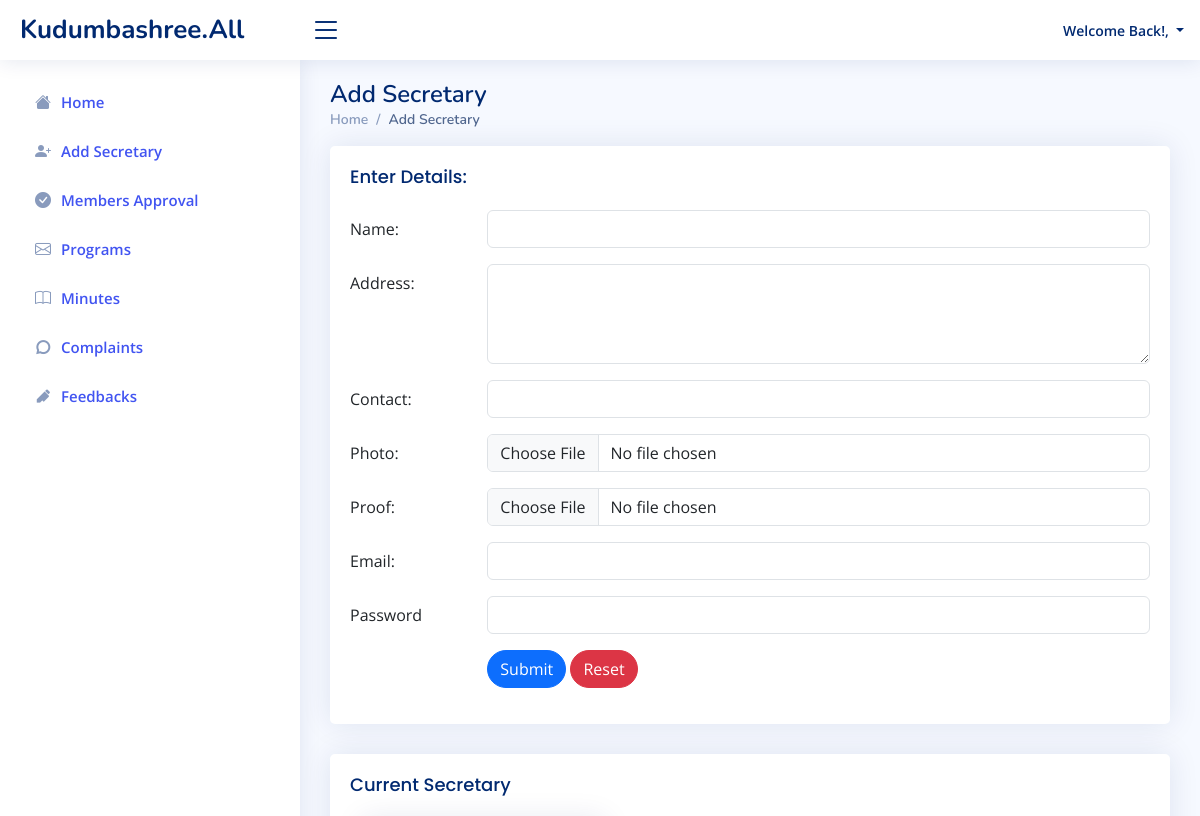
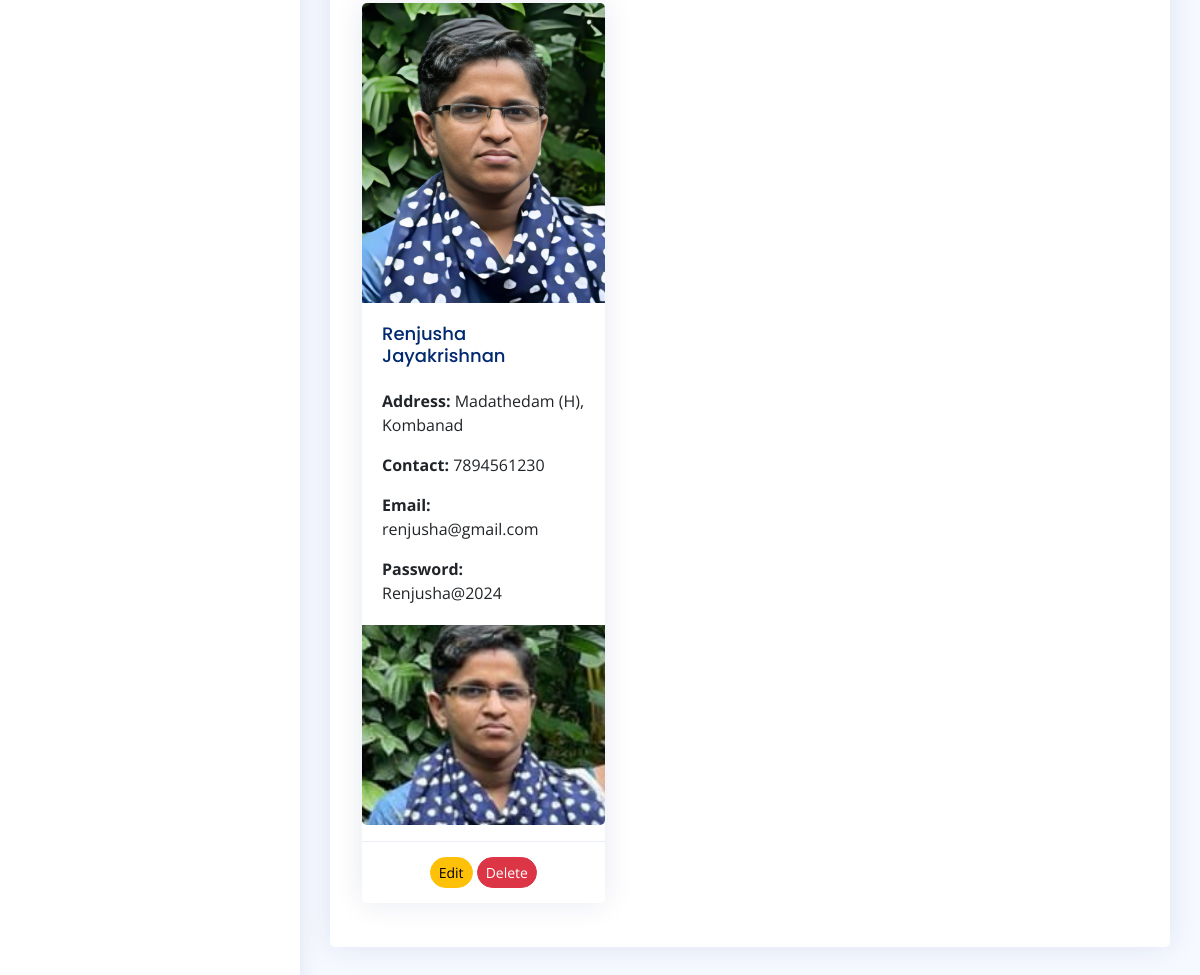
The app's page /Project/Admin/Secretary.php with its own data (2 pictures, top to bottom).
### tables this page shows
CREATE TABLE `tbl_secretary` (
  `secretary_id` int(11) NOT NULL,
  `secretary_name` varchar(50) NOT NULL,
  `secretary_email` varchar(50) NOT NULL,
  `secretary_contact` varchar(20) NOT NULL,
  `secretary_photo` varchar(100) NOT NULL,
  `secretary_proof` varchar(100) NOT NULL,
  `secretary_address` varchar(100) NOT NULL,
  `secretary_password` varchar(50) NOT NULL
);

### Project/Assets/Connection/Connection.php (called while the page is built, shortened)
<?php
$password="";
?>

### Project/Admin/Secretary.php (the view, shortened to what this page needs)
<?php
include("Head.php");
?>
<?php
$name = "";
$email = "";
$contact = "";
$photo = "";
$proof = "";
$address = "";
include("../Assets/Connection/Connection.php");
      ?>
<!DOCTYPE html
  PUBLIC "-//W3C//DTD XHTML 1.0 Transitional//EN" "http://www.w3.org/TR/xhtml1/DTD/xhtml1-transitional.dtd">
<html xmlns="http://www.w3.org/1999/xhtml">
<head>
</head>
<body>
  <div class="pagetitle">
    <h1>Add Secretary</h1>
    <nav>
      <ol class="breadcrumb">
        <li class="breadcrumb-item"><a href="AdminHomepage.php">Home</a></li>
        <li class="breadcrumb-item active">Add Secretary</li>
      </ol>
    </nav>
  </div>
  <div class="card">
    <div class="card-body">
      <h5 class="card-title">Enter Details:</h5>
      <form action="" method="post" enctype="multipart/form-data" name="form1" id="form1">
        <div class="row mb-3">
          <label for="inputText" class="col-sm-2 col-form-label">Name:</label>
          <div class="col-sm-10">
            <input class="form-control" value="<?php echo $name; ?>" type="text" name="txt_name" id="txt_name" required
              title="Name Allows Only Alphabets,Spaces and First Letter Must Be Capital Letter"
              pattern="^[A-Z]+[a-zA-Z ]*$">
          </div>
        </div>
        <div class="row mb-3">
          <label for="inputPassword" class="col-sm-2 col-form-label">Address:</label>
          <div class="col-sm-10">
            <textarea class="form-control" style="height: 100px" name="txt_address"
              id="txt_address" required><?php echo $address; ?></textarea>
          </div>
        </div>
        <div class="row mb-3">
          <label for="inputNumber" class="col-sm-2 col-form-label">Contact:</label>
          <div class="col-sm-10">
            <input class="form-control" value="<?php echo $contact; ?>" type="number" name="txt_contact"
              id="txt_contact" required pattern="[7-9]{1}[0-9]{9}">
          </div>
        </div>
        <div class="row mb-3">
          <label for="inputNumber" class="col-sm-2 col-form-label">Photo:</label>
          <div class="col-sm-10">
            <input class="form-control" id="formFile" value="<?php echo $photo; ?>" type="file" name="file_photo"
              required>
          </div>
        </div>
        <div class="row mb-3">
          <label for="inputNumber" class="col-sm-2 col-form-label">Proof:</label>
          <div class="col-sm-10">
            <input class="form-control" id="formFile" value="<?php echo $proof; ?>" type="file" name="file_proof"
              required>
          </div>
        </div>
        <div class="row mb-3">
          <label for="inputEmail" class="col-sm-2 col-form-label">Email:</label>
          <div class="col-sm-10">
            <input class="form-control" value="<?php echo $email; ?>" type="email" name="txt_email" id="txt_email"
              required>
          </div>
        </div>
        <div class="row mb-3">
          <label for="inputPassword" class="col-sm-2 col-form-label">Password</label>
          <div class="col-sm-10">
            <input class="form-control" value="<?php echo $password; ?>" type="password" name="txt_pass" id="txt_pass"
              required pattern="(?=.*\d)(?=.*[a-z])(?=.*[A-Z]).{8,}"
              title="Must contain at least one number and one uppercase and lowercase letter, and at least 8 or more characters">
          </div>
        </div>
        <div class="row mb-3">
          <label class="col-sm-2 col-form-label"></label>
          <div class="col-sm-10">
            <input type="submit" class="btn btn-primary rounded-pill" name="btn_submit" id="btn_submit" value="Submit">
            <input type="reset" class="btn btn-danger rounded-pill" name="btn_reset" id="btn_reset" value="Reset">
          </div>
        </div>
      </form>
    </div>
  </div>
  <div class="card">
    <div class="card-body">
      <h5 class="card-title">Current Secretary</h5>
      <div class="container">
    <div class="row">
        <?php
        $selQry = "select * from tbl_secretary";
        $result = $con->query($selQry);
        while ($data = $result->fetch_assoc()) {
        ?>
        <div class="col-md-4">
            <div class="card mb-4">
                <img src="../Assets/Files/Members/Photo/<?php echo $data["secretary_photo"]; ?>" class="card-img-top" alt="Secretary Photo" style="height: 300px; object-fit: cover;">
                <div class="card-body">
                    <h5 class="card-title"><?php echo $data["secretary_name"]; ?></h5>
                    <p class="card-text"><strong>Address:</strong> <?php echo $data["secretary_address"]; ?></p>
                    <p class="card-text"><strong>Contact:</strong> <?php echo $data["secretary_contact"]; ?></p>
                    <p class="card-text"><strong>Email:</strong> <?php echo $data["secretary_email"]; ?></p>
                    <p class="card-text"><strong>Password:</strong> <?php echo $data["secretary_password"]; ?></p>
                </div>
                <img src="../Assets/Files/Members/Proof/<?php echo $data["secretary_proof"]; ?>" class="card-img-bottom" alt="Proof Document" style="height: 200px; object-fit: cover; margin: 0 16px 16px 0;">
                <div class="card-footer text-center">
                    <a href="Secretary.php?eid=<?php echo $data["secretary_id"]; ?>" class="btn btn-warning btn-sm rounded-pill">Edit</a>
                    <a href="Secretary.php?did=<?php echo $data["secretary_id"]; ?>" class="btn btn-danger btn-sm rounded-pill">Delete</a>
                </div>
            </div>
        </div>
        <?php
        }
        ?>
    </div>
</div>
    </div>
  </div>
</body>
</html>
<?php
include("Foot.php");
?>

### Project/Admin/Head.php (shortened to what this page needs)
<!DOCTYPE html>
<html lang="en">
<head>
  <link href="../Assets/Templates/Admin/assets/vendor/bootstrap/css/bootstrap.min.css" rel="stylesheet">
  <link href="../Assets/Templates/Admin/assets/vendor/bootstrap-icons/bootstrap-icons.css" rel="stylesheet">
  <link href="../Assets/Templates/Admin/assets/vendor/boxicons/css/boxicons.min.css" rel="stylesheet">
  <link href="../Assets/Templates/Admin/assets/vendor/quill/quill.snow.css" rel="stylesheet">
  <link href="../Assets/Templates/Admin/assets/vendor/quill/quill.bubble.css" rel="stylesheet">
  <link href="../Assets/Templates/Admin/assets/vendor/remixicon/remixicon.css" rel="stylesheet">
  <link href="../Assets/Templates/Admin/assets/vendor/simple-datatables/style.css" rel="stylesheet">
  <link href="../Assets/Templates/Admin/assets/css/style.css" rel="stylesheet">
</head>
<body>
  <header id="header" class="header fixed-top d-flex align-items-center">
    <div class="d-flex align-items-center justify-content-between">
      <a href="index.html" class="logo d-flex align-items-center">
        <span class="d-none d-lg-block">Kudumbashree.All</span>
      </a>
      <i class="bi bi-list toggle-sidebar-btn"></i>
    </div>
    <nav class="header-nav ms-auto">
      <ul class="d-flex align-items-center">
        <li class="nav-item dropdown pe-3">
          <a class="nav-link nav-profile d-flex align-items-center pe-0" href="#" data-bs-toggle="dropdown">
            <span class="d-none d-md-block dropdown-toggle ps-2">Welcome Back!, <?php echo $_SESSION["aname"]; ?></span>
          </a>
        </li>
      </ul>
    </nav>
  </header>
  <aside id="sidebar" class="sidebar">
    <ul class="sidebar-nav" id="sidebar-nav">
      <li class="nav-item">
        <a class="nav-link collapsed" href="AdminHomepage.php">
        <i class="bi bi-house-fill"></i>
          <span>Home</span>
        </a>
      </li>
      <li class="nav-item">
        <a class="nav-link collapsed" href="Secretary.php">
          <i class="bi bi-person-plus-fill"></i>
          <span>Add Secretary</span>
        </a>
      </li>
      <li class="nav-item">
        <a class="nav-link collapsed" href="ViewMembers.php">
          <i class="bi bi-check-circle-fill"></i>
          <span>Members Approval</span>
        </a>
      </li>
      <li class="nav-item">
        <a class="nav-link collapsed" href="ViewProgram.php">
          <i class="bi bi-envelope"></i>
          <span>Programs</span>
        </a>
      </li>
      <li class="nav-item">
        <a class="nav-link collapsed" href="ViewReport.php">
          <i class="bi bi-book"></i>
          <span>Minutes</span>
        </a>
      </li>
      <li class="nav-item">
        <a class="nav-link collapsed" href="ViewComplaint.php">
          <i class="ri-chat-3-line"></i>
          <span>Complaints</span>
        </a>
      </li>
      <li class="nav-item">
        <a class="nav-link collapsed" href="ViewFeedback.php">
          <i class=" ri-ball-pen-fill"></i>
          <span>Feedbacks</span>
        </a>
      </li>
    </ul>
  </aside>
  <main id="main" class="main">

### Project/Admin/Foot.php (shortened to what this page needs)
</body>
</html>

### Project/Assets/Templates/Admin/assets/css/style.css (style rules this page uses)
:root { scroll-behavior: smooth; }
body { font-family: "Open Sans", sans-serif; background: #f6f9ff; color: #444444; }
a { color: #4154f1; text-decoration: none; }
h1, h2, h3, h4, h5, h6 { font-family: "Nunito", sans-serif; }
#main { margin-top: 60px; padding: 20px 30px; transition: all 0.3s; }
.pagetitle { margin-bottom: 10px; }
.pagetitle h1 { font-size: 24px; margin-bottom: 0; font-weight: 600; color: #012970; }
.card { margin-bottom: 30px; border: none; border-radius: 5px; box-shadow: 0px 0 30px rgba(1, 41, 112, 0.1); }
.card-header, .card-footer { border-color: #ebeef4; background-color: #fff; color: #798eb3; padding: 15px; }
.card-title { padding: 20px 0 15px 0; font-size: 18px; font-weight: 500; color: #012970; font-family: "Poppins", sans-serif; }
.card-body { padding: 0 20px 20px 20px; }
.breadcrumb { font-size: 14px; font-family: "Nunito", sans-serif; color: #899bbd; font-weight: 600; }
.breadcrumb a { color: #899bbd; transition: 0.3s; }
.breadcrumb .breadcrumb-item::before { color: #899bbd; }
.breadcrumb .active { color: #51678f; font-weight: 600; }
.logo { line-height: 1; }
@media (min-width: 1200px) { .logo { width: 280px; } }
.logo span { font-size: 26px; font-weight: 700; color: #012970; font-family: "Nunito", sans-serif; }
.header { transition: all 0.5s; z-index: 997; height: 60px; box-shadow: 0px 2px 20px rgba(1, 41, 112, 0.1); background-color: #fff; padding-left: 20px; }
.header .toggle-sidebar-btn { font-size: 32px; padding-left: 10px; cursor: pointer; color: #012970; }
.header-nav ul { list-style: none; }
.header-nav>ul { margin: 0; padding: 0; }
.header-nav .nav-profile { color: #012970; }
.header-nav .nav-profile span { font-size: 14px; font-weight: 600; }
.sidebar { position: fixed; top: 60px; left: 0; bottom: 0; width: 300px; z-index: 996; transition: all 0.3s; padding: 20px; overflow-y: auto; scrollbar-width: thin; scrollbar-color: #aab7cf transparent; box-shadow: 0px 0px 20px rgba(1, 41, 112, 0.1); background-color: #fff; }
@media (min-width: 1200px) { #main, #footer { margin-left: 300px; } }
.sidebar-nav { padding: 0; margin: 0; list-style: none; }
.sidebar-nav li { padding: 0; margin: 0; list-style: none; }
.sidebar-nav .nav-item { margin-bottom: 5px; }
.sidebar-nav .nav-link { display: flex; align-items: center; font-size: 15px; font-weight: 600; color: #4154f1; transition: 0.3; background: #f6f9ff; padding: 10px 15px; border-radius: 4px; }
.sidebar-nav .nav-link i { font-size: 16px; margin-right: 10px; color: #4154f1; }
.sidebar-nav .nav-link.collapsed { color: #4154f1; background: #fff; }
.sidebar-nav .nav-link.collapsed i { color: #899bbd; }

### records on screen
tbl_secretary: secretary_photo (picture), secretary_name "Renjusha Jayakrishnan", secretary_address "Madathedam (H), Kombanad", secretary_contact "7894561230", secretary_email "renjusha@gmail.com", secretary_password "Renjusha@2024", secretary_proof (picture)
